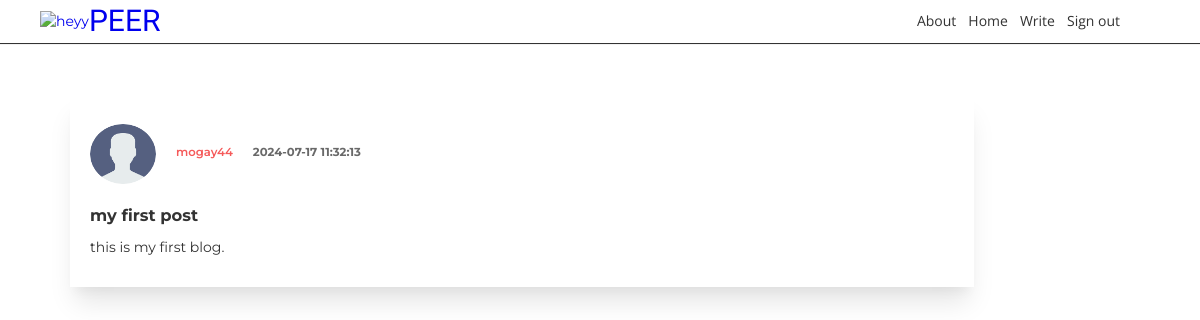
/posts/ (signed in), run on an earlier commit of the app's database.
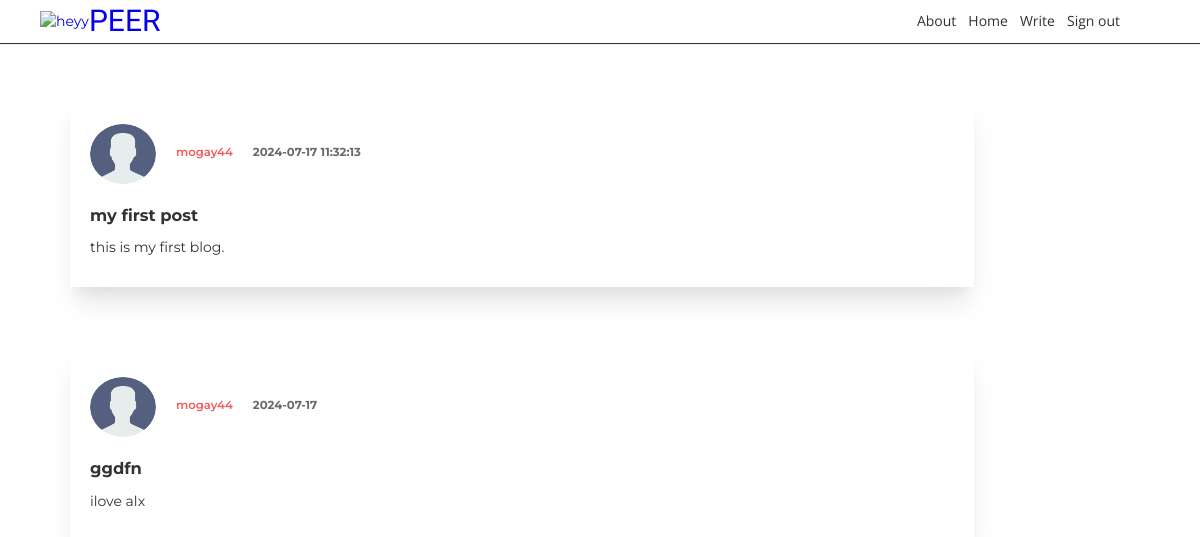
And on a later commit of the database.
### tables this page shows
CREATE TABLE posts(
    id INTEGER PRIMARY KEY AUTOINCREMENT,
    created TIMESTAMP NOT NULL DEFAULT CURRENT_TIMESTAMP,
    created_by TEXT NOT NULL, 
    title TEXT NOT NULL,
    content TEXT NOT NULL,
    post_user_id INTEGER,
    FOREIGN KEY(post_user_id) REFERENCES user(user_id)
);

### application.py (the view)
@application.route('/posts/')
def post():
    if 'user' in session:
        conn=get_db_connection()
        posts=conn.execute('SELECT * FROM posts').fetchall()
        conn.close()
        return render_template('posts.html', posts=posts)
    else:
        return redirect(url_for('login'))

### application.py (called while the page is built)
def get_db_connection():
    conn = sqlite3.connect('test.db')
    conn.row_factory = sqlite3.Row
    return conn

### templates/posts.html (shortened to what this page needs)
<!DOCTYPE html>
<html lang="en">
<head>
    <link rel="stylesheet" href="../static/posts.css">
    <link rel="stylesheet" href="../static/register.css">
    <link rel="stylesheet" href="../static/createPost.css">
    <link rel="stylesheet" href="../static/login.css">
    <link rel="stylesheet" href="../static/index.css">
    <link rel="stylesheet" href="{{ url_for('static', filename='update_post.css') }}"/>
</head>
<body>
    <nav class="naviagation">
        <div class="logo--alx">
            <a href="{{ url_for('post') }}"><img class="logo-image" src="../static/logo.png" alt="heyy" class=""></a>
          <a href="{{ url_for('post') }}"><h3 class="logo-text">PEER</h3></a>
        </div>
        <ul class="nav--links">
            <a href="#"><li>About</li></a>
            <a href="{{ url_for('post') }}"><li>Home</li></a>
            <a href="{{ url_for('createpost') }}"><li>Write</li></a>
            <a href="{{ url_for('logout') }}"><li>Sign out</li></a>
        </ul>
    </nav>
    <main class="main">
        <div class="posts--main">
            {% for post in posts %}
            <div class="posts--page">
                <div class="post-header">
                    <img class="profile-pic" src="../static/download.png" alt="heee">
                    <h5 class="name">{{ post.created_by }}</h5>
                    <h5 class="date">{{ post.created }}</h5>
                </div>
                <h3 class="title">{{ post.title }}</h3>
                <p class="content">{{ post['content'] }}</p>
            </div>
            {% endfor %}
        </div>
    </main>
</body>
</html>

### static/posts.css (style rules this page uses)
* { box-sizing: border-box; margin: 0; }
body { margin: 0; font-family: 'Montserrat', sans-serif; }
.naviagation { display: flex; justify-content: flex-end; background-color: white; border-bottom: 1px solid #333; box-shadow: rgba(0, 0, 0, 0.05) 0px 0px 0px 1px; }
.logo--alx { display: flex; align-items: center; margin-left: 40px; justify-content: center; }
.logo-image { width: 70px; }
.logo-text { font-size: 30px; font-family: 'Rubik Distressed', cursive; font-weight: 500; }
.nav--links { margin-left: auto; margin-right: 80px; font-family: 'Open Sans', sans-serif; display: flex; flex-direction: row; }
.nav--links li { list-style: none; margin-left: 12px; font-size: 14px; cursor: pointer; color: #333; }
.posts--main { margin-left: 70px; margin-top: 50px; }
.posts--page { cursor: pointer; max-width: 80%; box-shadow: rgba(0, 0, 0, 0.1) 0px 20px 25px -5px, rgba(0, 0, 0, 0.04) 0px 10px 10px -5px; padding: 30px 20px; margin-bottom: 60px; }
.post-header { display: flex; margin-bottom: 20px; }
.post-header h5 { margin-top: 20px; margin-left: 20px; }
.profile-pic { width: 66px; height: 60px; border-radius: 50%; }
.name { color: #F55A5A; font-weight: 600; }
.date { color: dimgrey; }
.title { margin-bottom: 10px; }
a { text-decoration: none; }

### static/register.css (style rules this page uses)
body { font-family: "aktiv-grotesk", sans-serif; font-size: 14px; line-height: 1.428571429; color: #333333; background-color: #fff; }
ul { text-decoration: none; list-style: none; margin: auto; }

### static/createPost.css (style rules this page uses)
* { box-sizing: border-box; margin: 0; }
body { margin: 0; font-family: 'Montserrat', sans-serif; }

### static/login.css (style rules this page uses)
ul { text-decoration: none; list-style: none; margin: auto; }

### static/update_post.css (style rules this page uses)
* { box-sizing: border-box; margin: 0; }
body { margin: 0; font-family: 'Montserrat', sans-serif; }

What changed in the data, as far as the page shows it:
added posts: created_by "mogay44", created "2024-07-17", title "ggdfn", content "ilove alx"
